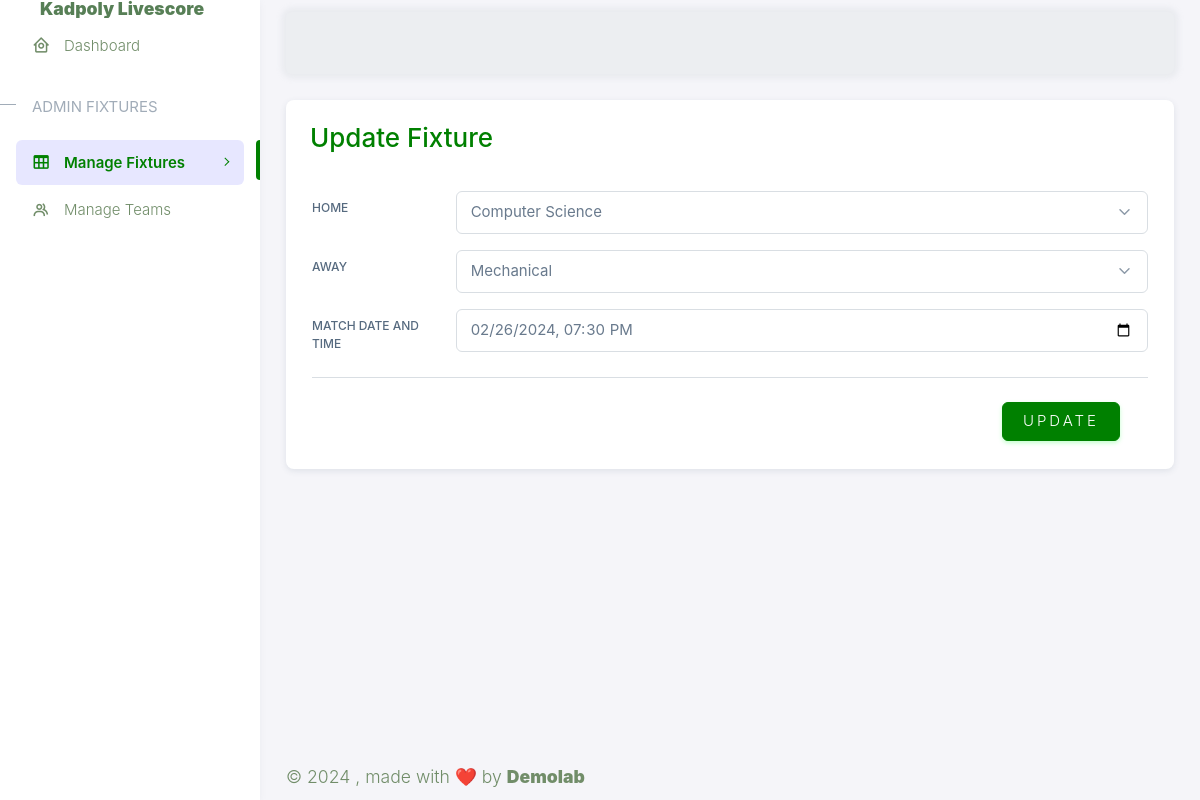
The app's page /fixtures/rector-cup/update/1/ (signed in) with its own data.
### scores_fixtures/models.py (models this page shows, shortened)
class Fixture(models.Model):
    tournament = models.ForeignKey(Tournament, on_delete=models.CASCADE)
    home_team = models.ForeignKey(Team, related_name='home_team', on_delete=models.CASCADE)
    away_team = models.ForeignKey(Team, related_name='away_team', on_delete=models.CASCADE)
    match_date_time = models.DateTimeField()

### scores_fixtures/views.py (the view, shortened to what this page needs)
# urls.py: path('fixtures/<str:template_name>/update/<int:pk>/',UpdateFixtureView.as_view(), name='update_fixture'),
class UpdateFixtureView(SuccessMessageMixin, LoginRequiredMixin, UpdateView):
    login_url = "auth:login"
    model = Fixture
    template_name = "scores_fixtures/update_rector_fixture.html"
    form_class = FixturesForm
    success_message = "Fixtures Updated Successfully"
    def get(self, request, pk, *args, **kwargs):
        fixture_detail = self.model.objects.get(id = pk)
        form = self.form_class(instance = fixture_detail)
        template_name = self.kwargs['template_name']
        if template_name == "rector-cup":
            tournament = Tournament.objects.get(name="rector_cup")
            form.fields['home_team'].queryset = Team.objects.filter(tournaments = tournament)
            form.fields['away_team'].queryset = Team.objects.filter(tournaments = tournament)
            print("fixed")
        elif template_name == "departmental":
            tournament = Tournament.objects.get(name="departmental")
            form.fields['home_team'].queryset = Team.objects.filter(tournaments = tournament)
            form.fields['away_team'].queryset = Team.objects.filter(tournaments = tournament)
        return render(request, self.template_name, {"form":form})

### scores_fixtures/forms.py
class FixturesForm(forms.ModelForm):
    home_team = forms.ModelChoiceField(queryset=Team.objects.none(), empty_label="Select Home Team", required=True, widget=forms.Select(
        attrs={
            'class':'form-control select form-select',
        }
    ))
    away_team = forms.ModelChoiceField(queryset=Team.objects.none(), empty_label="Select Away Team", required=True, widget=forms.Select(
        attrs={
            'class':'form-control select form-select',
        }
    ))
    class Meta:
        model = Fixture
        fields = "__all__"
        widgets = {
            "match_date_time": forms.DateTimeInput(
                attrs={
                    'class': 'form-control',
                    'type': 'datetime-local'
                }
            )
        }

### tournament/models.py (called while the page is built)
    def __str__(self):
        return self.deptName.deptName

### templates/scores_fixtures/update_rector_fixture.html (shortened to what this page needs)
{% extends 'base.html' %}
{% load static %}
{% block head %}{% include 'utils/auth_head.html' %}{% endblock head %}
{% block body %}
    <div class="layout-wrapper layout-content-navbar">
      <div class="layout-container">
        {% block aside %}{% include 'utils/aside.html' %}{% endblock aside %}
        <div class="layout-page">
          {% include 'utils/nav.html' %}
          <div class="content-wrapper">
            <div class="container-xxl flex-grow-1 container-p-y">
              <div class="row">
                <div class="col-lg-12 mb-4 order-0">
                  <div class="card">
                    <div class="d-flex align-items-end row">
                      <div class="col-sm-7">
                        <div class="card-body">
                          <h3 class="card-title text-primary">Update Fixture</h3>
                        </div>
                      </div>
                    </div>
                    <div class="container">
                      <form method="post">
                          <div class="row mb-3">
                            <label class="col-sm-2 col-form-label" for="basic-default-name">Home</label>
                            <div class="col-sm-10">
                                {{form.home_team}}
                            </div>
                          </div>
                          <div class="row mb-3">
                            <label class="col-sm-2 col-form-label" for="basic-default-name">Away</label>
                            <div class="col-sm-10">
                                {{form.away_team}}
                            </div>
                          </div>
                          <div class="row mb-3">
                            <label class="col-sm-2 col-form-label" for="basic-default-name">Match Date and Time</label>
                            <div class="col-sm-10">
                                {{form.match_date_time}}
                            </div>
                          </div>
                            <hr/>
                            <div class="modal-footer">
                              <button type="submit" class="btn btn-primary">Update</button>
                            </div>
                      </form>
                    </div>
                  </div>
                </div>
                </div>
            </div>
            {% include 'utils/footer.html' %}
          </div>
        </div>
      </div>
    </div>
{% endblock body %}

### static/assets/css/style.css (style rules this page uses)
body { line-height: 1.7; color: #4d4d4d; font-weight: 300; font-size: 1.1rem; }
.btn { text-transform: uppercase; position: relative; -webkit-transition: 0.2s all ease-in-out !important; -o-transition: 0.2s all ease-in-out !important; transition: 0.2s all ease-in-out !important; top: 0; letter-spacing: .05em; }
.btn.btn-primary { font-weight: 300; letter-spacing: .2em; }
.form-control { height: 43px; }

### records on screen
Fixture: home_team "Computer Science", away_team "Mechanical", match_date_time "02/26/2024 19:30"
